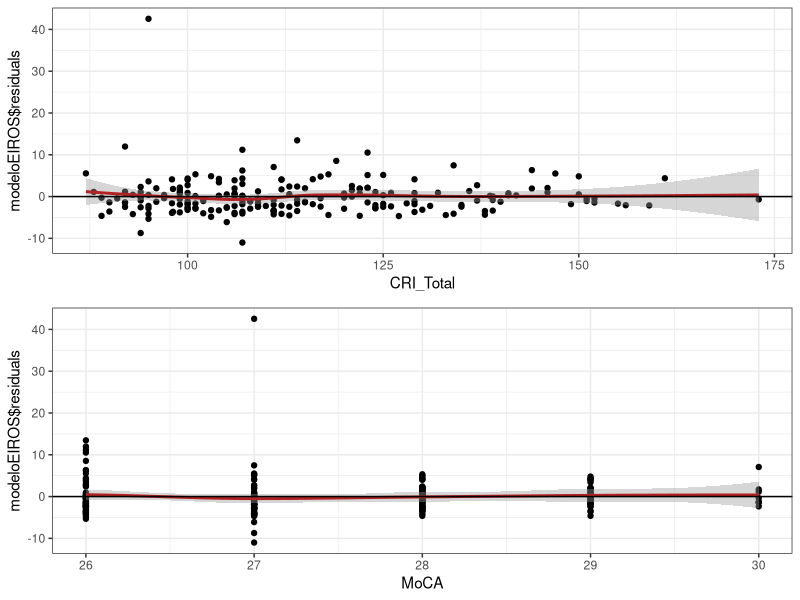
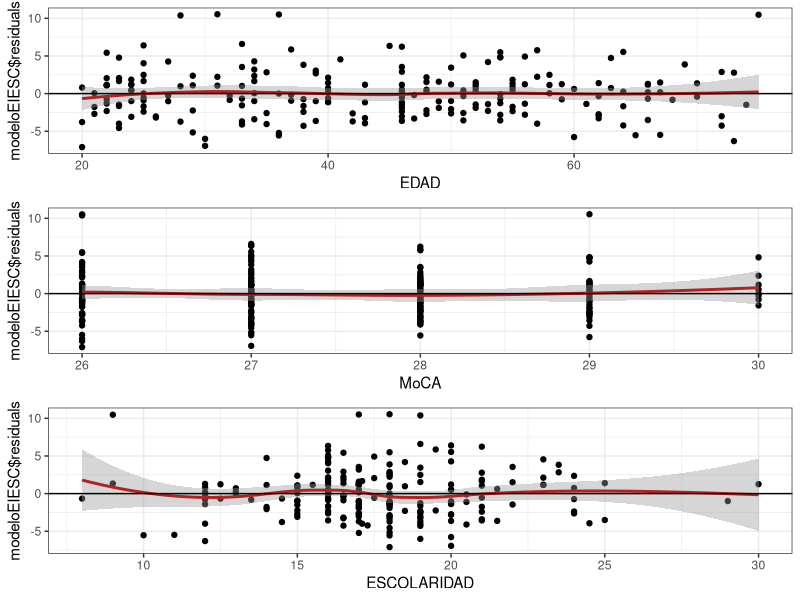
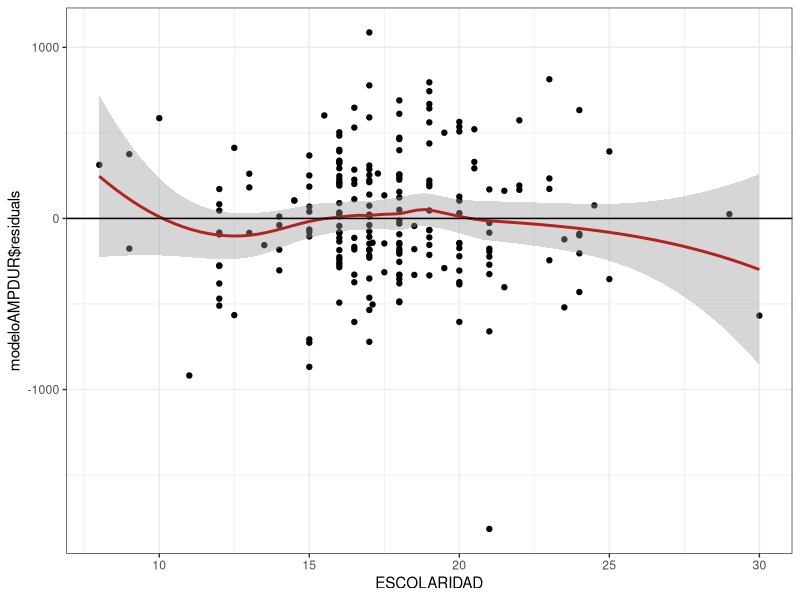
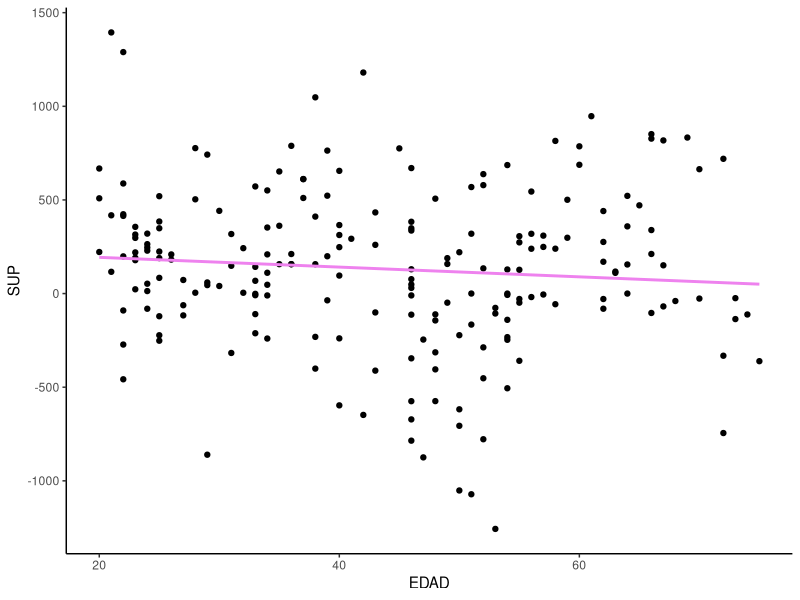
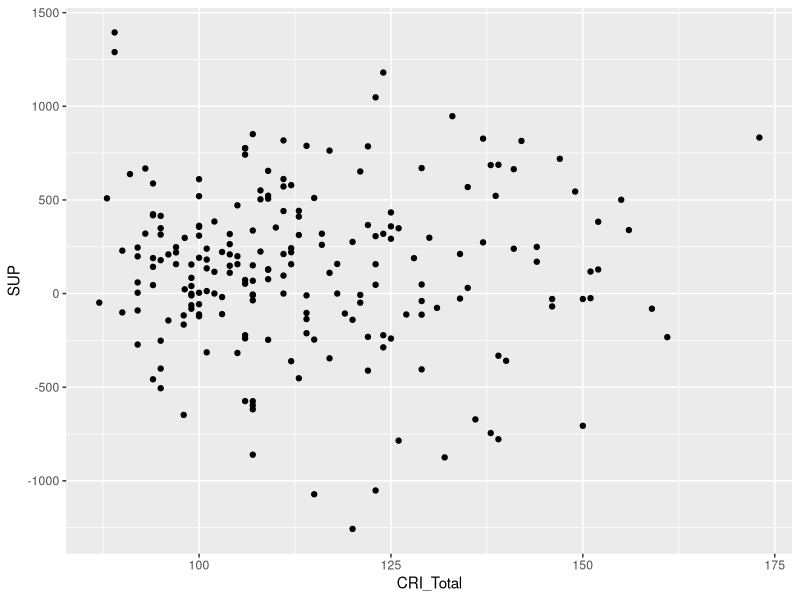
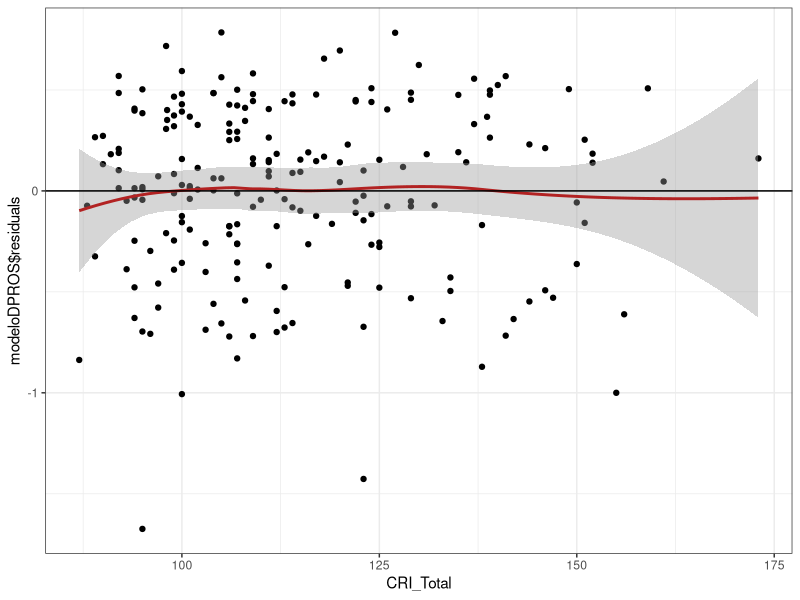
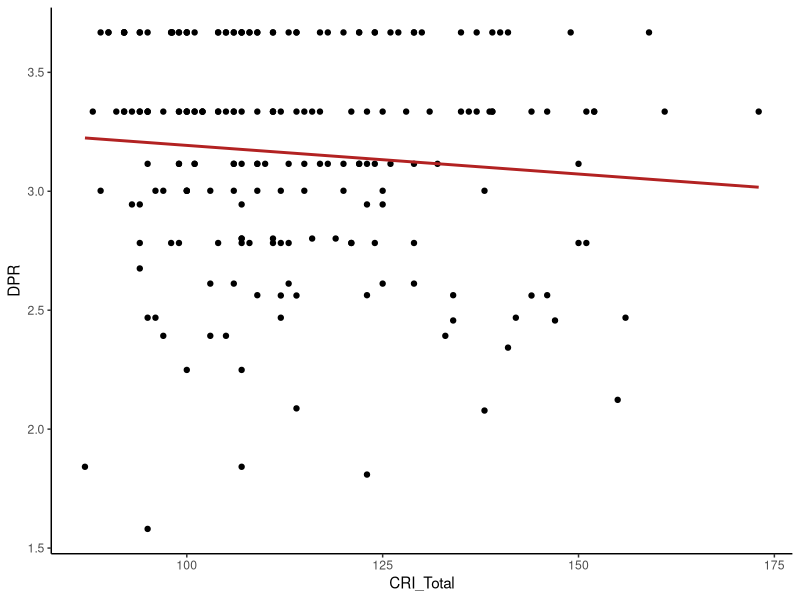
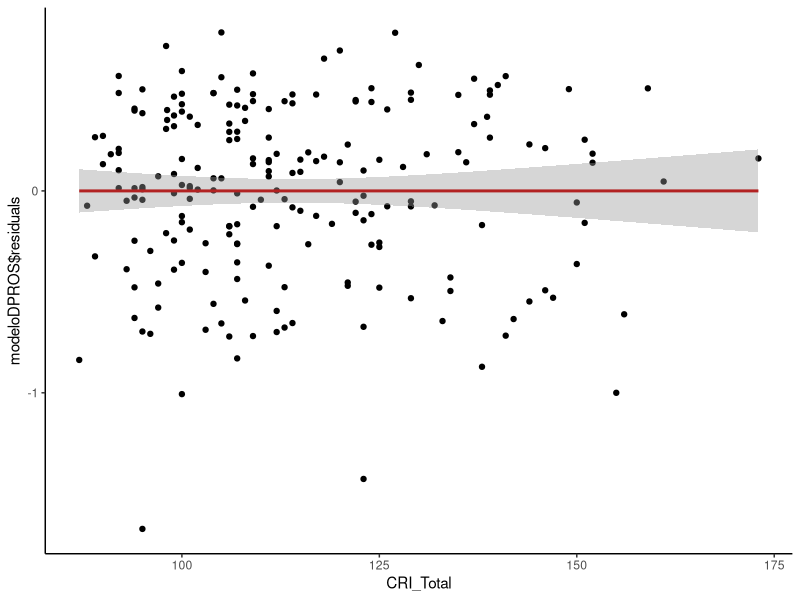

Here is the R script that generated these plots, in order:
library(readxl)
library(rstatix)
library(tidyverse)
library(magrittr)
library(gridExtra)

#### BASE DE DATOS CORRELACIONES ####
data <- read_xlsx("Junto.xlsx",sheet = "Correlaciones")%>%
  gather(cond_tip_est_val, value, -c("ID","DECADA", "SEXO", "EDAD", "MoCA", "ESCOLARIDAD", 
                                     "CRI_Total", "IDARE_R_PUNTAJE", "IDERE_R_PUNTAJE",
                                     "COVID_CAT", "SUEÑO_NOR", "AMP_DUR_ROS", "AMP_DUR_ESC",
                                     "SUP_DUR_ROS", "SUP_DUR_ESC", "AMP_1DU_ROS",
                                     "AMP_1DU_ESC", "SUP_1DU_ROS", "SUP_1DU_ESC")) %>%
  separate(cond_tip_est_val, c("COND","VD","TIPO", "VAL"), sep = "_")

data$DECADA <- as.factor(data$DECADA)
data$SEXO <- as.factor(data$SEXO)
data$VD <- as.factor(data$VD)
data$COND <- as.factor(data$COND)
data$VAL <- as.factor(data$VAL)
data$TIPO <- as.factor(data$TIPO)


#### INDICE DE EFICIENCIA ####
a <- filter(data, VD == "EI", COND== "ROS", VAL=="TOT", TIPO=="TG")

b <- lm(formula= value ~ EDAD*ESCOLARIDAD*MoCA*CRI_Total, data = a)

step(object = b, direction = "both", trace = 1)

modeloEIROS <- (lm(formula = value ~ EDAD + MoCA + CRI_Total + EDAD:CRI_Total + 
                MoCA:CRI_Total, data = a))
summary(modeloEIROS)


c <- filter(data, VD == "EI", COND== "ESC", VAL=="TOT", TIPO=="TG")

d <- lm(formula= value ~ EDAD*ESCOLARIDAD*MoCA*CRI_Total, data = c)

step(object = d, direction = "both", trace = 1)

modeloEIESC <- (lm(formula = value ~ EDAD * ESCOLARIDAD * MoCA * CRI_Total, data = c))
summary(modeloEIESC)

plot1 <- ggplot(data = a, aes(CRI_Total, modeloEIROS$residuals)) +
  geom_point() + geom_smooth(color = "firebrick") + geom_hline(yintercept = 0) +
  theme_bw()
plot2 <- ggplot(data = a, aes(MoCA, modeloEIROS$residuals)) +
  geom_point() + geom_smooth(color = "firebrick") + geom_hline(yintercept = 0) +
  theme_bw()

grid.arrange(plot1, plot2)

plot1 <- ggplot(data = c, aes(EDAD, modeloEIESC$residuals)) +
  geom_point() + geom_smooth(color = "firebrick") + geom_hline(yintercept = 0) +
  theme_bw()
plot2 <- ggplot(data = c, aes(MoCA, modeloEIESC$residuals)) +
  geom_point() + geom_smooth(color = "firebrick") + geom_hline(yintercept = 0) +
  theme_bw()
plot3 <- ggplot(data = c, aes(ESCOLARIDAD, modeloEIESC$residuals)) +
  geom_point() + geom_smooth(color = "firebrick") + geom_hline(yintercept = 0) +
  theme_bw()

grid.arrange(plot1, plot2, plot3)


#### INDICES DE AMPLIFICACION ####
e <- filter(data, COND== "AMP", VD == "DUR", VAL=="TOT", TIPO=="ROS")

f <- lm(formula= value ~ EDAD*ESCOLARIDAD*MoCA*CRI_Total, data = e)

step(object = f, direction = "both", trace = 1)

modeloAMPDUR <- (lm(formula = value ~ ESCOLARIDAD + MoCA + ESCOLARIDAD:MoCA, data = e))
summary(modeloAMPDUR)

ggplot(data = e, aes(ESCOLARIDAD, modeloAMPDUR$residuals)) +
  geom_point() + geom_smooth(color = "firebrick") + geom_hline(yintercept = 0) +
  theme_bw()

#### INDICES DE SUPRESION ####
g <- filter(data, COND== "SUP", VD == "DUR", VAL=="TOT", TIPO=="ROS")

h <- lm(formula= value ~ EDAD*ESCOLARIDAD*MoCA*CRI_Total, data = g)

step(object = h, direction = "both", trace = 1)

modeloSUPDUR <- (lm(formula = value ~ EDAD + CRI_Total + EDAD:CRI_Total, data = g))
summary(modeloSUPDUR)

filter(data, COND== "SUP", VD == "DUR", VAL=="TOT", TIPO=="ROS") %$%
  cor.test( value, EDAD,
            method="pearson")
filter(data, COND== "SUP", VD == "DUR", VAL=="TOT", TIPO=="ROS") %$%
  cor.test( value, CRI_Total,
            method="spearman")

filter(data, COND== "SUP", VD == "DUR", VAL=="TOT", TIPO=="ROS") %>%
  ggplot(aes(x = EDAD , y = value)) +
  geom_point() + 
  labs(x = "EDAD", y = "SUP") +  
  geom_smooth(method = "lm", se = FALSE, color= "violet") +
  theme_classic()

filter(data, COND== "SUP", VD == "DUR", VAL=="TOT", TIPO=="ROS") %>%
  ggplot(aes(x = CRI_Total , y = value)) +
  geom_point() + 
  labs(x = "CRI_Total", y = "SUP")


#### D PRIMA ####
i <- filter(data, VD == "DPR", COND== "DP", VAL=="TOT", TIPO=="ROSTROS")

j <- lm(formula= value ~ EDAD*ESCOLARIDAD*MoCA*CRI_Total, data = i)

step(object = j, direction = "both", trace = 1)

modeloDPROS <- (lm(formula = value ~ EDAD + MoCA + CRI_Total + EDAD:MoCA + MoCA:CRI_Total, 
                   data = i))
summary(modeloDPROS)

ggplot(data = j, aes(CRI_Total, modeloDPROS$residuals)) +
  geom_point() + geom_smooth(color = "firebrick") + geom_hline(yintercept = 0) +
  theme_bw()


filter(data, VD == "DPR", COND== "DP", VAL=="TOT", TIPO=="ROSTROS") %>%
  ggplot(aes(x = CRI_Total, y = value)) +
  geom_point() + 
  labs(x = "CRI_Total", y = "DPR") +  
  geom_smooth(method = "lm", se = FALSE, color= "firebrick") +
  theme_classic()

ggplot(data = j, aes(x = CRI_Total, modeloDPROS$residuals)) +
  geom_point() + 
  geom_smooth(method = "lm", color= "firebrick") +
  geom_abline(yintercept = 0) +
  theme_classic()

k <- filter(data, VD == "DPR", COND== "DP", VAL=="TOT", TIPO=="ESCENAS")

l <- lm(formula= value ~ EDAD*ESCOLARIDAD*MoCA*CRI_Total, data = k)

step(object = l, direction = "both", trace = 1)

modeloDPESC <- (lm(formula = value ~ EDAD * ESCOLARIDAD * MoCA * CRI_Total, data = k))
summary(modeloDPESC)

plot1 <- ggplot(data = c, aes(EDAD, modeloDPESC$residuals)) +
  geom_point() + geom_smooth(color = "firebrick") + geom_hline(yintercept = 0) +
  theme_bw()
plot2 <- ggplot(data = c, aes(ESCOLARIDAD, modeloDPESC$residuals)) +
  geom_point() + geom_smooth(color = "firebrick") + geom_hline(yintercept = 0) +
  theme_bw()

grid.arrange(plot1, plot2)



m <- filter(data, VD == "EIDP", COND== "DP", VAL=="TOT", TIPO=="ROSTROS")

n <- lm(formula= value ~ EDAD*ESCOLARIDAD*MoCA*CRI_Total, data = m)

step(object = n, direction = "both", trace = 1)

modeloEIDPROS <- (lm(formula = value ~ EDAD + ESCOLARIDAD + MoCA + CRI_Total + 
                       EDAD:ESCOLARIDAD + EDAD:MoCA + EDAD:CRI_Total + ESCOLARIDAD:CRI_Total + 
                       MoCA:CRI_Total + EDAD:ESCOLARIDAD:CRI_Total + EDAD:MoCA:CRI_Total, 
                     data = m))
summary(modeloEIDPROS)


filter(data, VD == "EIDP", COND== "DP", VAL=="TOT", TIPO=="ROSTROS") %>%
  ggplot(aes(x = EDAD, y = value)) +
  geom_point() + 
  labs(x = "EDAD", y = "EIDP") +  
  geom_smooth(method = "lm", se = FALSE, color= "firebrick") +
  theme_classic()

filter(data, VD == "EIDP", COND== "DP", VAL=="TOT", TIPO=="ROSTROS") %>%
  ggplot(aes(x = ESCOLARIDAD, y = value)) +
  geom_point() + 
  labs(x = "ESCOLARIDAD", y = "EIDP") +  
  geom_smooth(method = "lm", se = FALSE, color= "firebrick") +
  theme_classic()


o <- filter(data, VD == "EIDP", COND== "DP", VAL=="TOT", TIPO=="ESCENAS")

p <- lm(formula= value ~ EDAD*ESCOLARIDAD*MoCA*CRI_Total, data = o)

step(object = p, direction = "both", trace = 1)

modeloEIDPESC <- (lm(formula = value ~ EDAD * ESCOLARIDAD * MoCA * CRI_Total, data = o))
summary(modeloEIDPESC)


filter(data, VD == "EIDP", COND== "DP", VAL=="TOT", TIPO=="ESCENAS") %>%
  ggplot(aes(x = EDAD, y = value)) +
  geom_point() + 
  labs(x = "EDAD", y = "EIDP") +  
  geom_smooth(method = "lm", se = FALSE, color= "firebrick") +
  theme_classic()

filter(data, VD == "EIDP", COND== "DP", VAL=="TOT", TIPO=="ESCENAS") %>%
  ggplot(aes(x = ESCOLARIDAD, y = value)) +
  geom_point() + 
  labs(x = "ESCOLARIDAD", y = "EIDP") +  
  geom_smooth(method = "lm", se = FALSE, color= "firebrick") +
  theme_classic()
